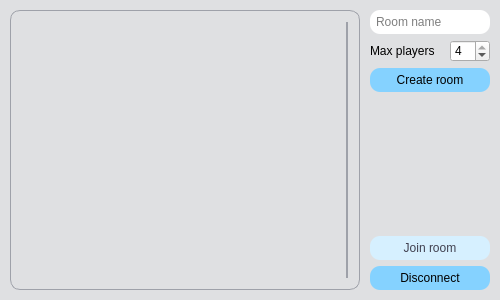
<?xml version="1.0" encoding="UTF-8"?>
<ui version="4.0">
 <class>RoomBrowser</class>
 <widget class="QWidget" name="RoomBrowser">
  <property name="geometry">
   <rect>
    <x>0</x>
    <y>0</y>
    <width>500</width>
    <height>300</height>
   </rect>
  </property>
  <property name="minimumSize">
   <size>
    <width>500</width>
    <height>300</height>
   </size>
  </property>
  <property name="windowTitle">
   <string>Form</string>
  </property>
  <property name="styleSheet">
   <string notr="true">#RoomBrowser, QScrollArea QWidget {background-color: #DFE0E2}

QLabel {
	color: black;
}

QLineEdit, QPushButton {
	color: black;
	border-radius: 10px;
	padding: 4px;
	height: 16px;
}
QLineEdit {background-color: white}
QPushButton {background-color: #85D2FF}
QPushButton:hover {background-color: #5CC3FF}
QPushButton:disabled {
	background-color: #D6F0FF;
	color: #40404F;
}

QScrollArea {
	border: 1px solid #9EA1A9;
	border-radius: 10px;
	padding: 5px;
}

QScrollBar,
QScrollBar::sub-line, QScrollBar::sub-page,
QScrollBar::add-line, QScrollBar::add-page
{
	background: transparent;
	border: none;
}
QScrollBar::handle {
	background-color: #9EA1A9;
	border-radius: 2px;
	margin: 6px;
}
QScrollBar::handle:hover {
	border-radius: 4px;
	margin: 4px;
}
</string>
  </property>
  <layout class="QGridLayout" name="gridLayout" rowstretch="1,0,0,0,0,0">
   <property name="leftMargin">
    <number>10</number>
   </property>
   <property name="topMargin">
    <number>10</number>
   </property>
   <property name="rightMargin">
    <number>10</number>
   </property>
   <property name="bottomMargin">
    <number>10</number>
   </property>
   <property name="horizontalSpacing">
    <number>10</number>
   </property>
   <item row="1" column="1">
    <widget class="QLabel" name="label_playercount">
     <property name="minimumSize">
      <size>
       <width>70</width>
       <height>0</height>
      </size>
     </property>
     <property name="text">
      <string>Max players</string>
     </property>
    </widget>
   </item>
   <item row="4" column="1" colspan="2">
    <widget class="QPushButton" name="btn_join">
     <property name="enabled">
      <bool>false</bool>
     </property>
     <property name="text">
      <string>Join room</string>
     </property>
    </widget>
   </item>
   <item row="0" column="0" rowspan="6">
    <widget class="QScrollArea" name="scrollArea">
     <property name="verticalScrollBarPolicy">
      <enum>Qt::ScrollBarAlwaysOn</enum>
     </property>
     <property name="horizontalScrollBarPolicy">
      <enum>Qt::ScrollBarAlwaysOff</enum>
     </property>
     <property name="widgetResizable">
      <bool>true</bool>
     </property>
     <widget class="QWidget" name="scrollAreaWidgetContents">
      <property name="geometry">
       <rect>
        <x>0</x>
        <y>0</y>
        <width>321</width>
        <height>268</height>
       </rect>
      </property>
      <layout class="QVBoxLayout" name="verticalLayout">
       <property name="spacing">
        <number>0</number>
       </property>
       <item>
        <layout class="QVBoxLayout" name="layout_roomlist">
         <property name="spacing">
          <number>3</number>
         </property>
        </layout>
       </item>
       <item>
        <spacer name="verticalSpacer_2">
         <property name="orientation">
          <enum>Qt::Vertical</enum>
         </property>
         <property name="sizeHint" stdset="0">
          <size>
           <width>20</width>
           <height>40</height>
          </size>
         </property>
        </spacer>
       </item>
      </layout>
     </widget>
    </widget>
   </item>
   <item row="0" column="1" colspan="2">
    <widget class="QLineEdit" name="input_roomname">
     <property name="minimumSize">
      <size>
       <width>0</width>
       <height>0</height>
      </size>
     </property>
     <property name="placeholderText">
      <string>Room name</string>
     </property>
    </widget>
   </item>
   <item row="5" column="1" colspan="2">
    <widget class="QPushButton" name="btn_disconnect">
     <property name="text">
      <string>Disconnect</string>
     </property>
    </widget>
   </item>
   <item row="1" column="2">
    <widget class="QSpinBox" name="input_playercount">
     <property name="minimumSize">
      <size>
       <width>40</width>
       <height>0</height>
      </size>
     </property>
     <property name="minimum">
      <number>2</number>
     </property>
     <property name="maximum">
      <number>4</number>
     </property>
     <property name="value">
      <number>4</number>
     </property>
    </widget>
   </item>
   <item row="2" column="1" colspan="2">
    <widget class="QPushButton" name="btn_create">
     <property name="text">
      <string>Create room</string>
     </property>
    </widget>
   </item>
   <item row="3" column="1" colspan="2">
    <spacer name="verticalSpacer">
     <property name="orientation">
      <enum>Qt::Vertical</enum>
     </property>
     <property name="sizeHint" stdset="0">
      <size>
       <width>20</width>
       <height>40</height>
      </size>
     </property>
    </spacer>
   </item>
  </layout>
 </widget>
 <resources/>
 <connections/>
</ui>
